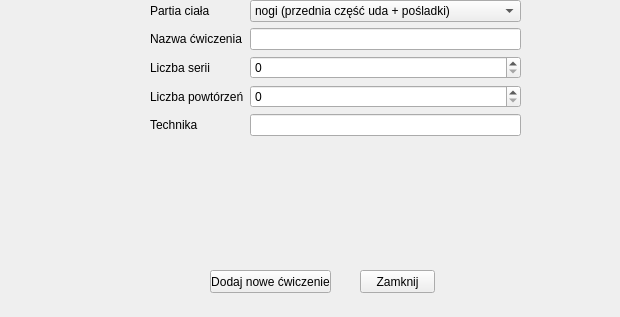
<?xml version="1.0" encoding="UTF-8"?>
<ui version="4.0">
 <class>MainWindow</class>
 <widget class="QMainWindow" name="MainWindow">
  <property name="geometry">
   <rect>
    <x>0</x>
    <y>0</y>
    <width>620</width>
    <height>317</height>
   </rect>
  </property>
  <property name="windowTitle">
   <string>MainWindow</string>
  </property>
  <widget class="QWidget" name="centralwidget">
   <widget class="QPushButton" name="pushButtonClose">
    <property name="geometry">
     <rect>
      <x>360</x>
      <y>270</y>
      <width>75</width>
      <height>23</height>
     </rect>
    </property>
    <property name="text">
     <string>Zamknij</string>
    </property>
   </widget>
   <widget class="QPushButton" name="pushButton">
    <property name="geometry">
     <rect>
      <x>210</x>
      <y>270</y>
      <width>121</width>
      <height>23</height>
     </rect>
    </property>
    <property name="text">
     <string>Dodaj nowe ćwiczenie</string>
    </property>
   </widget>
   <widget class="QWidget" name="">
    <property name="geometry">
     <rect>
      <x>150</x>
      <y>0</y>
      <width>371</width>
      <height>231</height>
     </rect>
    </property>
    <layout class="QFormLayout" name="formLayout">
     <item row="0" column="0">
      <widget class="QLabel" name="label">
       <property name="text">
        <string>Partia ciała</string>
       </property>
      </widget>
     </item>
     <item row="0" column="1">
      <widget class="QComboBox" name="comboBox">
       <item>
        <property name="text">
         <string>nogi (przednia część uda + pośladki)</string>
        </property>
       </item>
       <item>
        <property name="text">
         <string>plecy</string>
        </property>
       </item>
       <item>
        <property name="text">
         <string>brzuch</string>
        </property>
       </item>
       <item>
        <property name="text">
         <string>klatka piersiowa</string>
        </property>
       </item>
       <item>
        <property name="text">
         <string>nogi (tylnia część uda)</string>
        </property>
       </item>
       <item>
        <property name="text">
         <string>barki</string>
        </property>
       </item>
       <item>
        <property name="text">
         <string>triceps</string>
        </property>
       </item>
       <item>
        <property name="text">
         <string>biceps</string>
        </property>
       </item>
       <item>
        <property name="text">
         <string>łydki</string>
        </property>
       </item>
      </widget>
     </item>
     <item row="3" column="0">
      <widget class="QLabel" name="label_2">
       <property name="text">
        <string>Nazwa ćwiczenia</string>
       </property>
      </widget>
     </item>
     <item row="3" column="1">
      <widget class="QLineEdit" name="lineEdit_2"/>
     </item>
     <item row="6" column="0">
      <widget class="QLabel" name="label_3">
       <property name="text">
        <string>Liczba serii</string>
       </property>
      </widget>
     </item>
     <item row="6" column="1">
      <widget class="QSpinBox" name="spinBox_2"/>
     </item>
     <item row="8" column="0">
      <widget class="QLabel" name="label_4">
       <property name="text">
        <string>Liczba powtórzeń</string>
       </property>
      </widget>
     </item>
     <item row="8" column="1">
      <widget class="QSpinBox" name="spinBox_3"/>
     </item>
     <item row="10" column="0">
      <widget class="QLabel" name="label_5">
       <property name="text">
        <string>Technika</string>
       </property>
      </widget>
     </item>
     <item row="10" column="1">
      <widget class="QLineEdit" name="lineEdit"/>
     </item>
    </layout>
   </widget>
  </widget>
 </widget>
 <resources/>
 <connections>
  <connection>
   <sender>pushButtonClose</sender>
   <signal>clicked()</signal>
   <receiver>MainWindow</receiver>
   <slot>close()</slot>
   <hints>
    <hint type="sourcelabel">
     <x>399</x>
     <y>248</y>
    </hint>
    <hint type="destinationlabel">
     <x>190</x>
     <y>173</y>
    </hint>
   </hints>
  </connection>
 </connections>
</ui>
